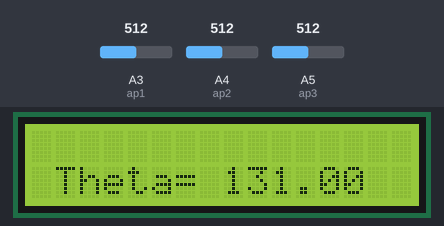
A sketch run on a simulated Arduino Uno, built with avr-gcc and run on an emulated ATmega328P. On the bench: 16×2 character LCD. The inputs (shaded band) are chosen by the test bench; at power-on: A5 (ap3) = 512, A3 (ap1) = 512, A4 (ap2) = 512. What the sketch prints to the serial monitor is not drawn.

Above: at 1.2 s.
1.3 s: A5 (ap3) set to 716
At 2.1 s:
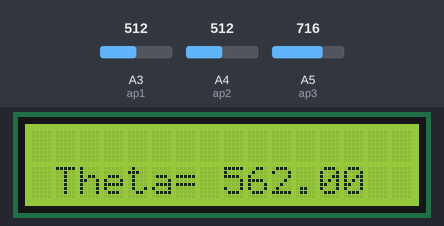
3.0 s: A5 (ap3) set to 900
At 4.1 s:
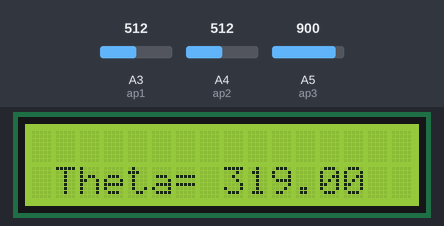
4.6 s: A5 (ap3) set to 1023
At 5.0 s:
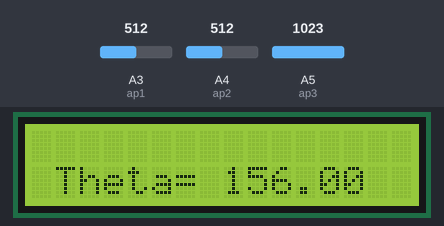
Timing chart, 0 to 7.6 s (numbered marks = the images above; inputs shaded):
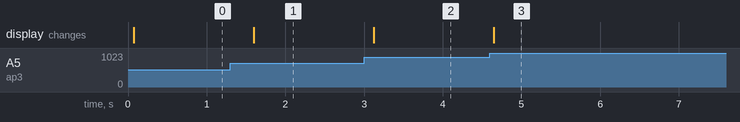

Measured:
- after the input at 1.3 s, the display: changes after 0.30 s (image 1)
- after the input at 3.0 s, the display: changes after 0.12 s (image 2)
- after the input at 4.6 s, the display: changes after 0.05 s (image 3)

The sketch:

Accel1.ino
```cpp
#include <LiquidCrystal.h> // include the library code:
LiquidCrystal lcd(12, 11, 5, 4, 3, 2); // initialize the interface pins

int ap1 = A3;
int ap2 = A4;
int ap3 = A5;

int sv1 = 0;
int ov1 = 0;

int sv2 = 0;
int ov2= 0;

int sv3 = 0;
int ov3= 0;

double g1 = 0;
double g2 = 0;
double g3 = 0;

double theta = 0;

void setup() {
Serial.begin(9600);
lcd.begin(16, 2);
}

void loop() {

sv1 = analogRead(ap1);
ov1 = (sv1-338)*90/68;
g1 = sin(radians(ov1));
delay(2);

sv2 = analogRead(ap2);
ov2 = (sv2-333)*90/68;
g2= sin(radians(ov2));
delay(2);

sv3 = analogRead(ap3);
ov3 = (sv3-345)*90/68;
g3 = sin(radians(ov3));

theta = abs(ov3-90);


Serial.print("X = ");
Serial.print(g1);
Serial.print("\t");
Serial.print(ov1);
Serial.print("\t Y = ");
Serial.print(g2);
Serial.print("\t");
Serial.print(ov2);
Serial.print("\t Z = ");
Serial.print(g3);
Serial.print("\t");
Serial.println(ov3);

lcd.setCursor(1, 1);
lcd.print("Theta= ");
lcd.print(theta);

delay(500);
}
```
